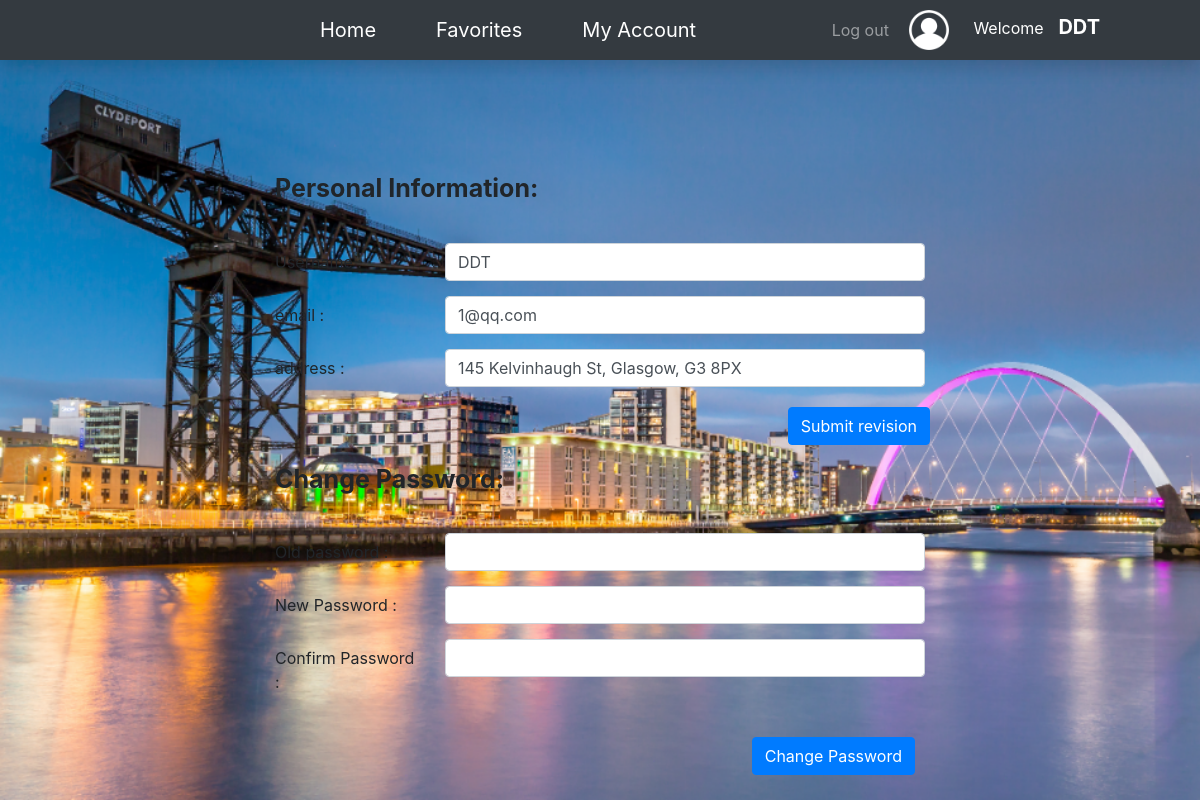
The page /userinfo/ (signed in) on the database its author committed.
### app/models.py (models this page shows)
class User(models.Model):
    uid = ShortUUIDField(primary_key=True)
    username = models.CharField(max_length=100, unique=True)
    email = models.EmailField(unique=True)
    password = models.CharField(max_length=20)
    address = models.CharField(max_length=200)
    favorite = models.CharField(max_length=200, default='[]')
    def __str__(self):
        return self.username

### app/views.py (the view)
    def warpper(request, *args, **kwargs):
        if request.session.get('user', False):
            kwargs["loginuser"] = User.objects.get(uid=request.session.get('user'))
            return func(request, *args, **kwargs)
        else:
            kwargs['loginuser'] = None
            return func(request, *args, **kwargs)

### app/views.py (called while the page is built, shortened)
def checkLogin(func):
    def warpper(request, *args, **kwargs):
        if request.session.get('user', False):
            kwargs["loginuser"] = User.objects.get(uid=request.session.get('user'))
            return func(request, *args, **kwargs)
        else:
            kwargs['loginuser'] = None
            return func(request, *args, **kwargs)
    return warpper

@checkLogin
def userinfo(request, loginuser, message=None):
    userobj = User.objects.get(username=loginuser)
    data = {
        'username': loginuser,
        'email': userobj.email,
        'address': userobj.address,
        'loginuser': loginuser,
        'message': message
    }
    return render(request, 'apartment/userinfo.html', {"data": data})

### front/templates/apartment/userinfo.html (shortened to what this page needs)
{% extends 'base/front_base.html' %}
{% block main %}
    <div class="Favorites-main">
    </div>
    <div class="info-main">
        <span>Personal Information:</span>
        <form action="{% url 'apartment:userinfo' %}" method="post">
          <div class="form-group row">
                <label for="inputUsername" class="col-sm-3 col-form-label">Username :</label>
                <div class="col-sm-9">
                    <input type="text" class="form-control inputinfo" name="username" id="inputUsername" value="{{ data.username }}">
                </div>
                <label for="inputEmail" class="col-sm-3 col-form-label">email :</label>
                <div class="col-sm-9">
                  <input type="text" class="form-control inputinfo" name="email" id="inputEmail" value="{{ data.email }}">
                </div>
                <label for="inputAddress" class="col-sm-3 col-form-label">address :</label>
                <div class="col-sm-9">
                  <input type="text" class="form-control inputinfo" name="address" id="inputAddress" value="{{ data.address }}">
                </div>
                <div class="info-button">
                    <button type="submit" class="btn btn-primary">Submit revision</button>
                </div>
          </div>
        </form>
        <form id="fm">
            <span>Change Password:</span>
          <div class="form-group row">
                <label for="oldpwd" class="col-sm-3 col-form-label">Old password :</label>
                <div class="col-sm-9">
                    <input type="text" required="required" class="form-control inputinfo" name="oldpwd" id="oldpwd">
                </div>
                <label for="newpwd"  class="col-sm-3 col-form-label">New Password :</label>
                <div class="col-sm-9">
                  <input type="text" required="required" class="form-control inputinfo" name="newpwd" id="newpwd">
                </div>
                <label for="Confirmpwd" class="col-sm-3 col-form-label">Confirm Password :</label>
                <div class="col-sm-9">
                  <input type="text" required="required" class="form-control inputinfo" name="Confirmpwd" id="Confirmpwd">
                </div>
          </div>
        </form>
    <div class="info-button">
                    <button class="btn btn-primary" id="changepwd">Change Password</button>
                </div>
    </div>
{% endblock %}

### front/templates/base/front_base.html (shortened to what this page needs)
<!DOCTYPE html>
<html lang="en">
<head>
    <link rel="stylesheet" href="{% static  'css/bootstrap.min.css'%}">
    <link rel="stylesheet" href="{% static 'css/index.css' %}">
</head>
<body>
    <nav class="navbar navbar-dark fixed-top bg-dark flex-md-nowrap p-0 shadow" >
        <div class="menu-main">
            <ul class="menu">
                <li><a href="{% url 'apartment:search' %}">Home</a></li>
                <li><a href="{% url 'apartment:collection' %}">Favorites</a></li>
                {% if data.loginuser %}
                    <li><a href="{% url 'apartment:userinfo' %}">My Account</a></li>
                {% else %}
                    <li><a href="{% url 'apartment:login' %}">My Account</a></li>
                {% endif %}
            </ul>
        </div>
        <div class="navbar-user">
            <ul class="navbar-nav">
                <li class="nav-item text-nowrap">
                    {% if data.loginuser is None %}
                        <a class="nav-link" href="{% url 'apartment:registerview' %}">Sign in</a>
                        <a class="nav-link" href="{% url 'apartment:login' %}">Log in</a>
                    {% else %}
                        <a class="nav-link" href="javascript:void(0)" id="logout">Log out</a>
                    {% endif %}
                </li>
            </ul>
            <div class="user">
                <img src="{% static 'img/avatar.png' %}" alt="" class="avatar">
                {% if data.loginuser %}
                    <span class="username">Welcome</span><a class="loginuser" href="{% url 'apartment:userinfo' %}"> {{ data.loginuser }}</a>
                {% else %}
                    <span class="username">Welcome</span>
                {% endif %}
            </div>
        </div>
    </nav>
    <div class="main">
    {% block main %}{% endblock %}
    </div>
</body>
</html>

### rows shown on the page
User: loginuser "DDT", username "DDT", email "1@qq.com", address "145 Kelvinhaugh St, Glasgow, G3 8PX"
